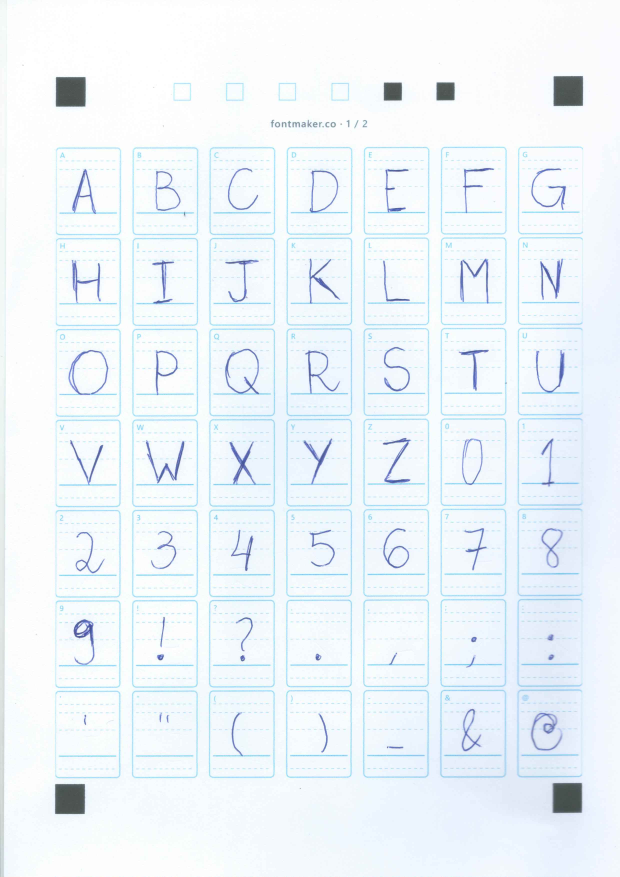
#> input picture sources/scans/maiusculas.jpeg, 2480 x 3508 px (shown at 1/4 size)
$ python -i grid.py   (imports and definitions only)
#> lines starting #> are read from the running program, lines starting #| are printed output that depends on the picture; after the words box and inside, x2 and y2 are one past the last pixel; in counts of white or black regions, pixels touching at a corner belong together
#> further down, picture is the input picture: shape (3508, 2480, 3); mean B, G, R 250.1, 245.1, 237.9
"""Localização das 49 células da folha e da linha de base de cada uma.

Estratégia em 3 passos:
1. Achar as bordas ciano arredondadas das células (componentes conexos
   com o tamanho típico de uma célula).
2. Ajustar uma GRADE REGULAR a essas bordas por mínimos quadrados:
   x = x0 + col·px + lin·sx  e  y = y0 + lin·py + col·sy.
   Os termos sx/sy absorvem uma leve rotação do scanner, e as células
   com borda falhada são deduzidas pela grade.
3. Em cada célula, a linha de base é a guia ciano CONTÍNUA (a mais
   comprida); as outras guias são tracejadas.
"""
from __future__ import annotations

from dataclasses import dataclass

import cv2
import numpy as np

from .layout import COLS, ROWS


@dataclass(frozen=True)
class Cell:
    """Retângulo da célula na folha (pixels) e linha de base relativa."""

    row: int
    col: int
    x: int
    y: int
    w: int
    h: int
    baseline: int  # y da linha de base, relativo ao topo da célula

    def crop(self, image: np.ndarray) -> np.ndarray:
        return image[self.y:self.y + self.h, self.x:self.x + self.w]


class GridSlicer:
    def __init__(self, cell_w_range=(200, 320), cell_h_range=(300, 390), inset=10):
        self.cell_w_range = cell_w_range
        self.cell_h_range = cell_h_range
        self.inset = inset  # margem para não confundir a borda com guias

    # ------------------------------------------------------------------
    def slice(self, image: np.ndarray) -> dict[tuple[int, int], Cell]:
        guides = self._guide_mask(image)
        boxes = self._find_cell_boxes(guides)
        model, size = self._fit_lattice(boxes)
        cells = {}
        for r in range(ROWS):
            for c in range(COLS):
                x, y = self._predict(model, r, c)
                w, h = size
                base = self._find_baseline(guides[y:y + h, x:x + w])
                cells[(r, c)] = Cell(r, c, x, y, w, h, base)
        return cells

    # ------------------------------------------------------------------
    @staticmethod
    def _guide_mask(image: np.ndarray) -> np.ndarray:
        """Máscara das guias ciano (matiz ≈ 85–102)."""
        hsv = cv2.cvtColor(image, cv2.COLOR_BGR2HSV)
#> hsv: shape (3508, 2480, 3); mean H, S, V 78, 13.3, 250.4
        h, s, v = cv2.split(hsv)
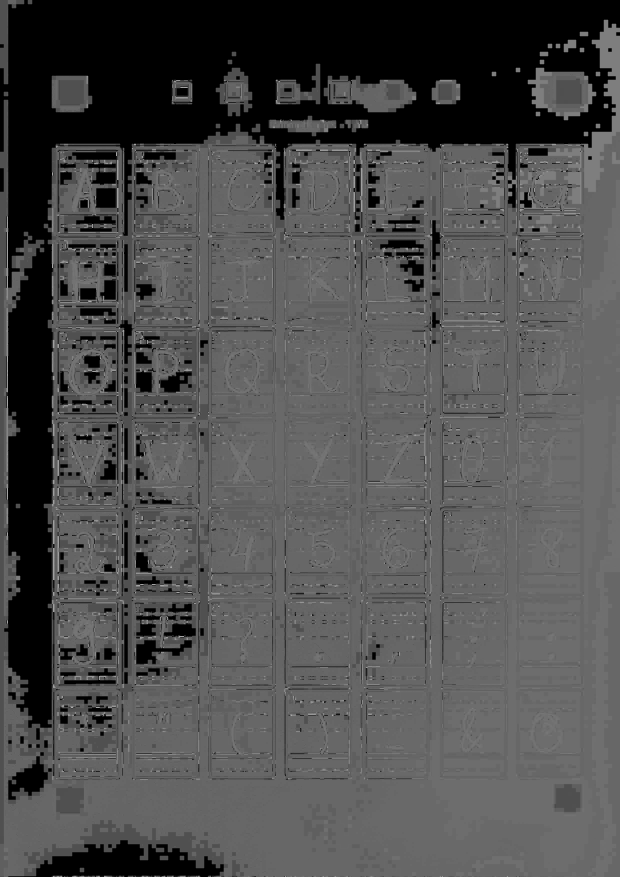
#> h: shape (3508, 2480) (shown at 1/4 size); min 0, max 178, mean 78
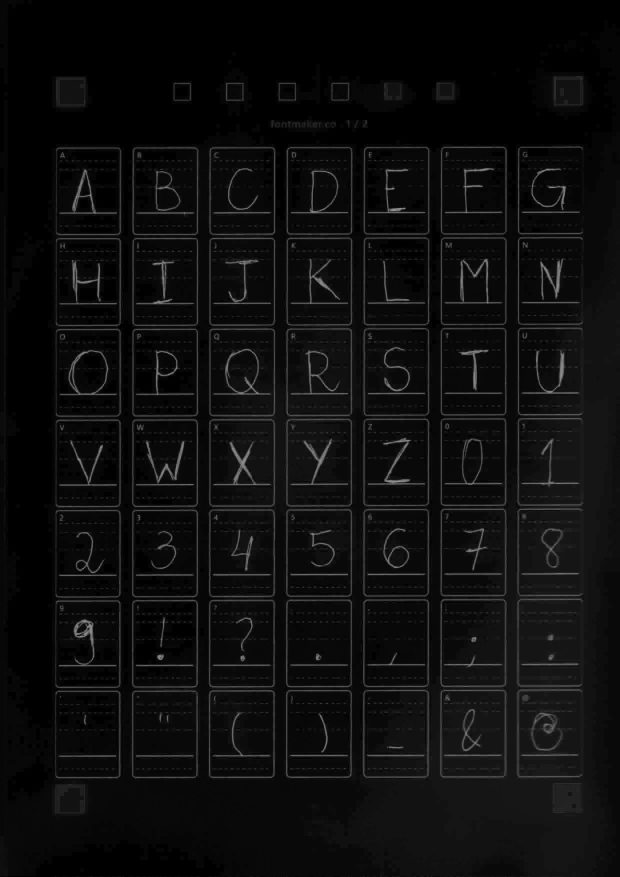
#> s: shape (3508, 2480) (shown at 1/4 size); min 0, max 170, mean 13.3
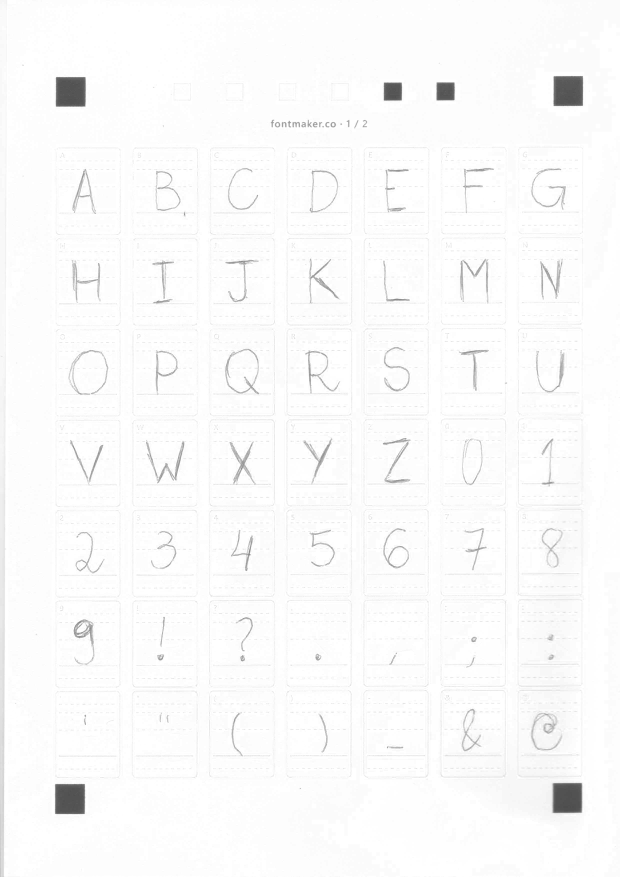
#> v: shape (3508, 2480) (shown at 1/4 size); min 73, max 255, mean 250.4
        return ((h >= 82) & (h <= 102) & (s >= 35) & (v >= 150)).astype(np.uint8)
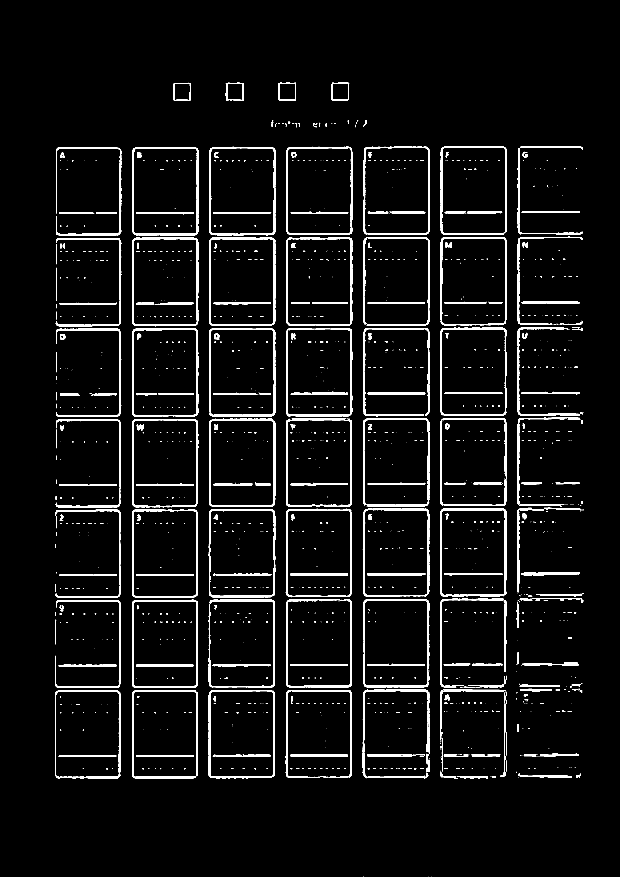
#> returned value: shape (3508, 2480) (shown at 1/4 size); values 0 (black) and 1 (white), 4.7% white; 1957 white regions (1410 under 20 px), largest, box (x1, y1, x2, y2) and area: (836, 1674, 1102, 2028) 7930, (1761, 2034, 2028, 2386) 7615, (835, 2760, 1100, 3113) 7501

    def _find_cell_boxes(self, guides: np.ndarray) -> list[tuple[int, int, int, int]]:
        n, _, stats, _ = cv2.connectedComponentsWithStats(guides, connectivity=8)
#> n = 1958; stats = 1958 rows, first 6: [0, 0, 2480, 3508, 8287036], [693, 331, 71, 72, 1046], [903, 331, 72, 73, 1199], [1114, 331, 70, 72, 1137], [1325, 331, 72, 72, 1153], [1395, 332, 1, 1, 1]
        boxes = []
        for x, y, w, h, _area in stats[1:]:
            if self.cell_w_range[0] < w < self.cell_w_range[1] and self.cell_h_range[0] < h < self.cell_h_range[1]:
                boxes.append((int(x), int(y), int(w), int(h)))
#> this loop made 1957 passes
#> after the loop, boxes = 44 items, first 6: (2071, 585, 261, 353), (836, 587, 266, 354), (1146, 587, 265, 353), (1454, 587, 264, 353), (1762, 586, 266, 353), (224, 589, 261, 353)
        if len(boxes) < 20:
            raise RuntimeError(f"Poucas células detectadas ({len(boxes)}); confira a digitalização")
        return boxes

    @staticmethod
    def _fit_lattice(boxes):
        """Atribui (linha, coluna) a cada borda e ajusta a grade regular."""
        arr = np.array(boxes, float)
#> arr = 44 rows, first 6: [2071, 585, 261, 353], [836, 587, 266, 354], [1146, 587, 265, 353], [1454, 587, 264, 353], [1762, 586, 266, 353], [224, 589, 261, 353]
        x0, y0 = arr[:, 0].min(), arr[:, 1].min()
#> x0 = 221; y0 = 585
        w_med, h_med = np.median(arr[:, 2]), np.median(arr[:, 3])
#> w_med = 265; h_med = 353
        # passo aproximado: célula + vão (~45 px a 300 dpi)
        px_guess, py_guess = w_med + 45, h_med + 12
#> px_guess = 310; py_guess = 365
        cols = np.round((arr[:, 0] - x0) / px_guess).astype(int)
#> cols = 44 values, max 6 at index 0, min 0 at index 5, mean 2.82
        rows = np.round((arr[:, 1] - y0) / py_guess).astype(int)
#> rows = 44 values from 0 to 6
        ok = (cols >= 0) & (cols < COLS) & (rows >= 0) & (rows < ROWS)
        A = np.column_stack([np.ones(ok.sum()), cols[ok], rows[ok]])
#> A = 44 rows, first 8: [1, 6, 0], [1, 2, 0], [1, 3, 0], [1, 4, 0], [1, 5, 0], [1, 0, 0], [1, 1, 0], [1, 6, 1]
        coef_x, *_ = np.linalg.lstsq(A, arr[ok, 0], rcond=None)
#> coef_x = [222.2, 307.9, -0.433]
        coef_y, *_ = np.linalg.lstsq(A, arr[ok, 1], rcond=None)
#> coef_y = [590, -0.795, 362]
        return (coef_x, coef_y), (int(round(w_med)), int(round(h_med)))

    @staticmethod
    def _predict(model, r: int, c: int) -> tuple[int, int]:
        coef_x, coef_y = model
        x = coef_x[0] + coef_x[1] * c + coef_x[2] * r
        y = coef_y[0] + coef_y[1] * c + coef_y[2] * r
        return int(round(x)), int(round(y))

    def _find_baseline(self, cell_guides: np.ndarray) -> int:
        """A linha contínua tem mais pixels ciano por linha que as tracejadas."""
        i = self.inset
        inner = cell_guides[i:-i, i:-i]
        counts = inner.sum(axis=1)
        # suaviza 3 linhas (a guia tem 2–4 px de espessura)
        counts = np.convolve(counts, np.ones(3), mode="same")
        h = cell_guides.shape[0]
        lo, hi = int(0.5 * h) - i, int(0.92 * h) - i  # a base fica na metade de baixo
        return int(np.argmax(counts[lo:hi]) + lo + i)

>>> import cv2
>>> picture = cv2.imread('../../../sources/scans/maiusculas.jpeg')
>>> result = GridSlicer().slice(picture)
#> in slice, `model, size = self._fit_lattice(boxes)`: model = ([222.2, 307.9, -0.433], [590, -0.795, 362]); size = (265, 353)
#> the loop in slice, `for r in range(ROWS):` made 7 passes
#> pass 1, in _find_baseline (call 2), `inner = cell_guides[i:-i, i:-i]`:
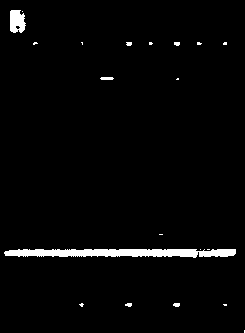
#> inner: shape (333, 245); values 0 (black) and 1 (white), 2.6% white; 20 white regions (13 under 20 px), largest, box (x1, y1, x2, y2) and area: (4, 249, 236, 258) 1623, (10, 10, 26, 33) 297, (100, 77, 114, 80) 38
#> pass 1, in _find_baseline (call 3), `inner = cell_guides[i:-i, i:-i]`:
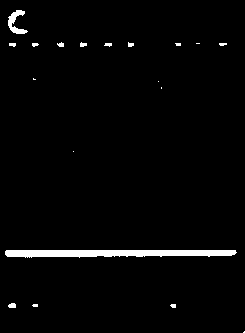
#> inner: shape (333, 245); values 0 (black) and 1 (white), 2.4% white; 19 white regions (8 under 20 px), largest, box (x1, y1, x2, y2) and area: (5, 250, 237, 258) 1499, (8, 10, 28, 34) 213, (8, 303, 16, 308) 34
#> pass 1, in _find_baseline (call 4), `inner = cell_guides[i:-i, i:-i]`:
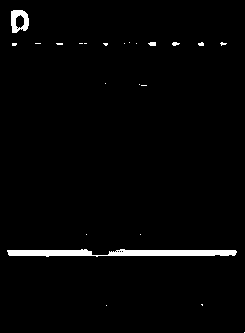
#> inner: shape (333, 245); values 0 (black) and 1 (white), 2.1% white; 23 white regions (19 under 20 px), largest, box (x1, y1, x2, y2) and area: (7, 249, 237, 257) 1275, (11, 10, 29, 33) 267, (148, 42, 156, 46) 27, (172, 42, 180, 46) 22
#> after the loop in slice, `for r in range(ROWS):`: cells = 49 items
#> result = 49 items

$ run again, on sources/scans/minusculas.jpeg
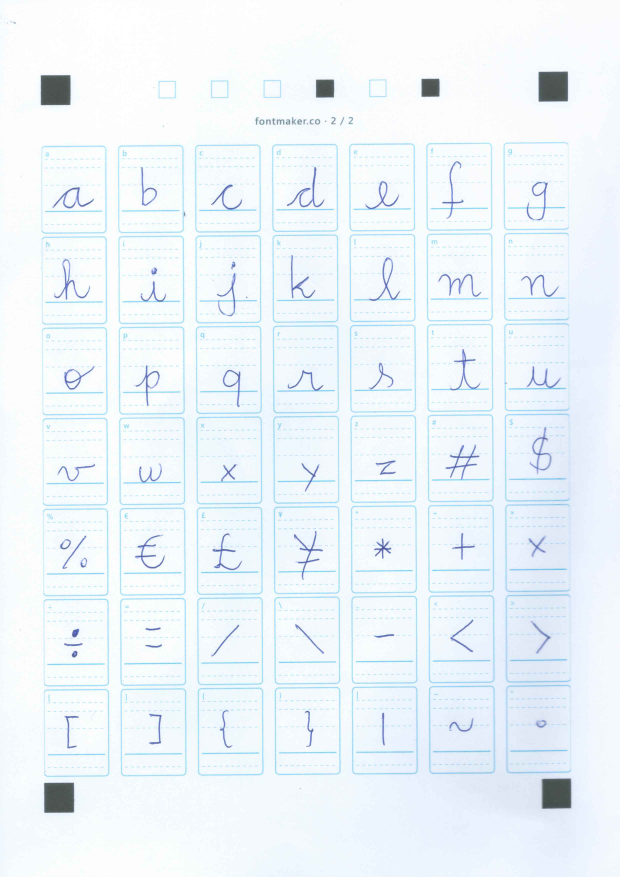
#> input picture sources/scans/minusculas.jpeg, 2480 x 3508 px (shown at 1/4 size)
#> picture is the input picture: shape (3508, 2480, 3); mean B, G, R 250.4, 245.1, 237.5
#> hsv: shape (3508, 2480, 3); mean H, S, V 85, 13.8, 250.7
#> in _guide_mask, `return ((h >= 82) & (h <= 102) & (s >= 35) & (v >= 150)).astype(np.uin..`:
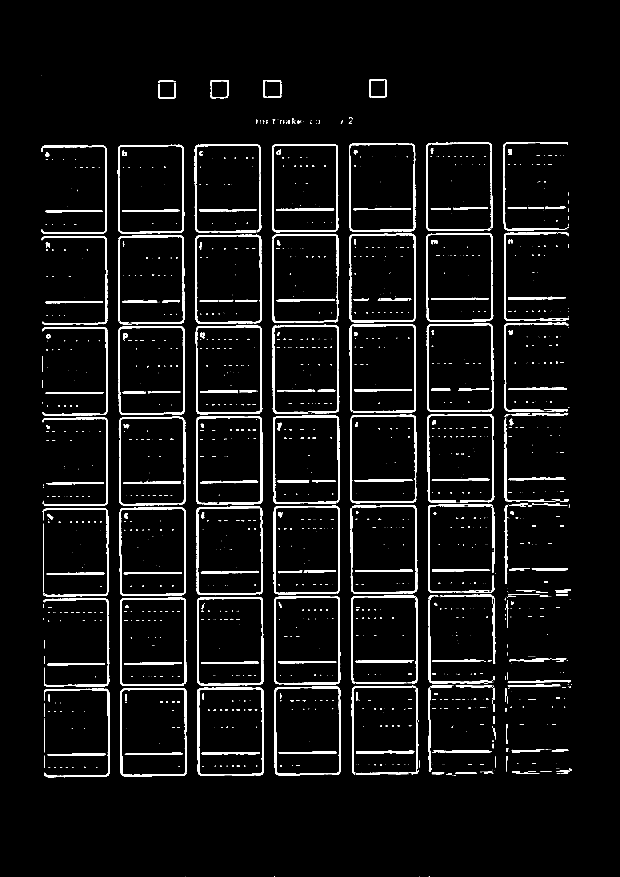
#> returned value: shape (3508, 2480) (shown at 1/4 size); values 0 (black) and 1 (white), 4.7% white; 2015 white regions (1405 under 20 px), largest, box (x1, y1, x2, y2) and area: (788, 2388, 1055, 2742) 7641, (1092, 1662, 1358, 2016) 7542, (785, 2026, 1052, 2381) 7518
#> n = 2016; stats = 2016 rows, first 6: [0, 0, 2480, 3508, 8288752], [164, 302, 1, 1, 1], [1476, 317, 70, 72, 1175], [843, 320, 71, 73, 1187], [1054, 320, 71, 72, 1254], [633, 323, 71, 10, 365]
#> the loop in _find_cell_boxes, `for x, y, w, h, _area in stats[1:]:` made 2015 passes
#> after the loop in _find_cell_boxes, `for x, y, w, h, _area in stats[1:]:`: boxes = 43 items, first 6: (2013, 569, 249, 353), (1704, 570, 266, 354), (1396, 572, 253, 354), (779, 577, 265, 354), (1088, 576, 265, 353), (471, 579, 266, 354)
#> arr = 43 rows, first 6: [2013, 569, 249, 353], [1704, 570, 266, 354], [1396, 572, 253, 354], [779, 577, 265, 354], [1088, 576, 265, 353], [471, 579, 266, 354]
#> x0 = 166; y0 = 569
#> w_med = 266; h_med = 354
#> px_guess = 311; py_guess = 366
#> cols = 43 values, max 6 at index 0, min 0 at index 6, mean 2.63
#> rows = 43 values from 0 to 6
#> A = 43 rows, first 8: [1, 6, 0], [1, 5, 0], [1, 4, 0], [1, 2, 0], [1, 3, 0], [1, 1, 0], [1, 0, 0], [1, 6, 1]
#> in _fit_lattice, `coef_x, *_ = np.linalg.lstsq(A, arr[ok, 0], rcond=None)`: coef_x = [163.9, 308, 1.67]
#> in _fit_lattice, `coef_y, *_ = np.linalg.lstsq(A, arr[ok, 1], rcond=None)`: coef_y = [582.8, -2.57, 362]
#> model = ([163.9, 308, 1.67], [582.8, -2.57, 362]); size = (266, 354)
#> the loop in slice, `for r in range(ROWS):` made 7 passes
#> pass 1, in _find_baseline (call 4), `inner = cell_guides[i:-i, i:-i]`:
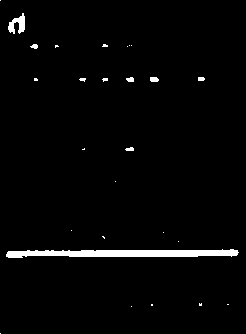
#> inner: shape (334, 246); values 0 (black) and 1 (white), 2.4% white; 27 white regions (20 under 20 px), largest, box (x1, y1, x2, y2) and area: (6, 249, 239, 258) 1496, (8, 13, 25, 34) 195, (150, 77, 159, 82) 40
#> after the loop in slice, `for r in range(ROWS):`: cells = 49 items
